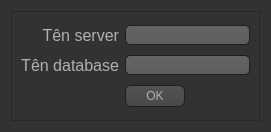
<?xml version="1.0" encoding="UTF-8"?>
<ui version="4.0">
 <class>Form</class>
 <widget class="QWidget" name="Form">
  <property name="geometry">
   <rect>
    <x>0</x>
    <y>0</y>
    <width>271</width>
    <height>132</height>
   </rect>
  </property>
  <property name="windowTitle">
   <string>Kết nối</string>
  </property>
  <property name="styleSheet">
   <string notr="true">
QWidget
{
    color: #b1b1b1;
    background-color: #323232;
}</string>
  </property>
  <layout class="QVBoxLayout" name="verticalLayout">
   <item>
    <widget class="QFrame" name="frame">
     <property name="frameShape">
      <enum>QFrame::StyledPanel</enum>
     </property>
     <property name="frameShadow">
      <enum>QFrame::Raised</enum>
     </property>
     <layout class="QGridLayout" name="gridLayout">
      <item row="0" column="0">
       <widget class="QLabel" name="label">
        <property name="font">
         <font>
          <pointsize>12</pointsize>
         </font>
        </property>
        <property name="styleSheet">
         <string notr="true"/>
        </property>
        <property name="text">
         <string>Tên server</string>
        </property>
        <property name="alignment">
         <set>Qt::AlignRight|Qt::AlignTrailing|Qt::AlignVCenter</set>
        </property>
       </widget>
      </item>
      <item row="1" column="0">
       <widget class="QLabel" name="label_2">
        <property name="font">
         <font>
          <pointsize>12</pointsize>
         </font>
        </property>
        <property name="styleSheet">
         <string notr="true"/>
        </property>
        <property name="text">
         <string>Tên database</string>
        </property>
        <property name="alignment">
         <set>Qt::AlignRight|Qt::AlignTrailing|Qt::AlignVCenter</set>
        </property>
       </widget>
      </item>
      <item row="1" column="1" colspan="2">
       <widget class="QLineEdit" name="tendb_lnedit">
        <property name="styleSheet">
         <string notr="true">QLineEdit{
background-color: QLinearGradient( x1: 0, y1: 0, x2: 0, y2: 1, stop: 0 #4d4d4d, stop: 0 #646464, stop: 1 #5d5d5d);
    padding: 1px;
    border-style: solid;
    border: 1px solid #1e1e1e;
    border-radius: 5;
}

QLineEdit:hover{
	border-color: #cc8400
}</string>
        </property>
        <property name="readOnly">
         <bool>false</bool>
        </property>
       </widget>
      </item>
      <item row="0" column="1" colspan="2">
       <widget class="QLineEdit" name="tensv_lnedit">
        <property name="styleSheet">
         <string notr="true">QLineEdit{
background-color: QLinearGradient( x1: 0, y1: 0, x2: 0, y2: 1, stop: 0 #4d4d4d, stop: 0 #646464, stop: 1 #5d5d5d);
    padding: 1px;
    border-style: solid;
    border: 1px solid #1e1e1e;
    border-radius: 5;
}

QLineEdit:hover{
	border-color: #cc8400
}</string>
        </property>
        <property name="readOnly">
         <bool>false</bool>
        </property>
       </widget>
      </item>
      <item row="2" column="1">
       <widget class="QPushButton" name="ok_btn_2">
        <property name="styleSheet">
         <string notr="true">QPushButton
{
    color: #b1b1b1;
    background-color: QLinearGradient( x1: 0, y1: 0, x2: 0, y2: 1, stop: 0 #565656, stop: 0.1 #525252, stop: 0.5 #4e4e4e, stop: 0.9 #4a4a4a, stop: 1 #464646);
    border-width: 1px;
    border-color: #1e1e1e;
    border-style: solid;
    border-radius: 6;
    padding: 3px;
    font-size: 12px;
    padding-left: 5px;
    padding-right: 5px;
    min-width: 40px;
}

QPushButton:pressed
{
    background-color: QLinearGradient( x1: 0, y1: 0, x2: 0, y2: 1, stop: 0 #2d2d2d, stop: 0.1 #2b2b2b, stop: 0.5 #292929, stop: 0.9 #282828, stop: 1 #252525);
}

QPushButton:hover{
	border-color: #cc8400
}</string>
        </property>
        <property name="text">
         <string>OK</string>
        </property>
       </widget>
      </item>
     </layout>
    </widget>
   </item>
  </layout>
 </widget>
 <resources/>
 <connections/>
</ui>
